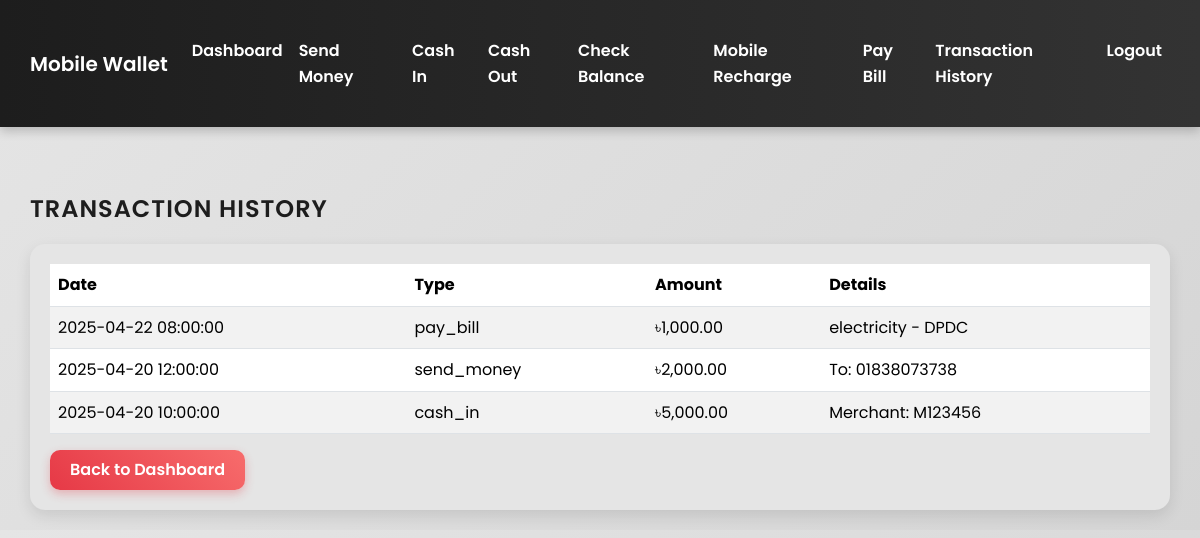
The app's page /transaction_history.php (signed in), older data.
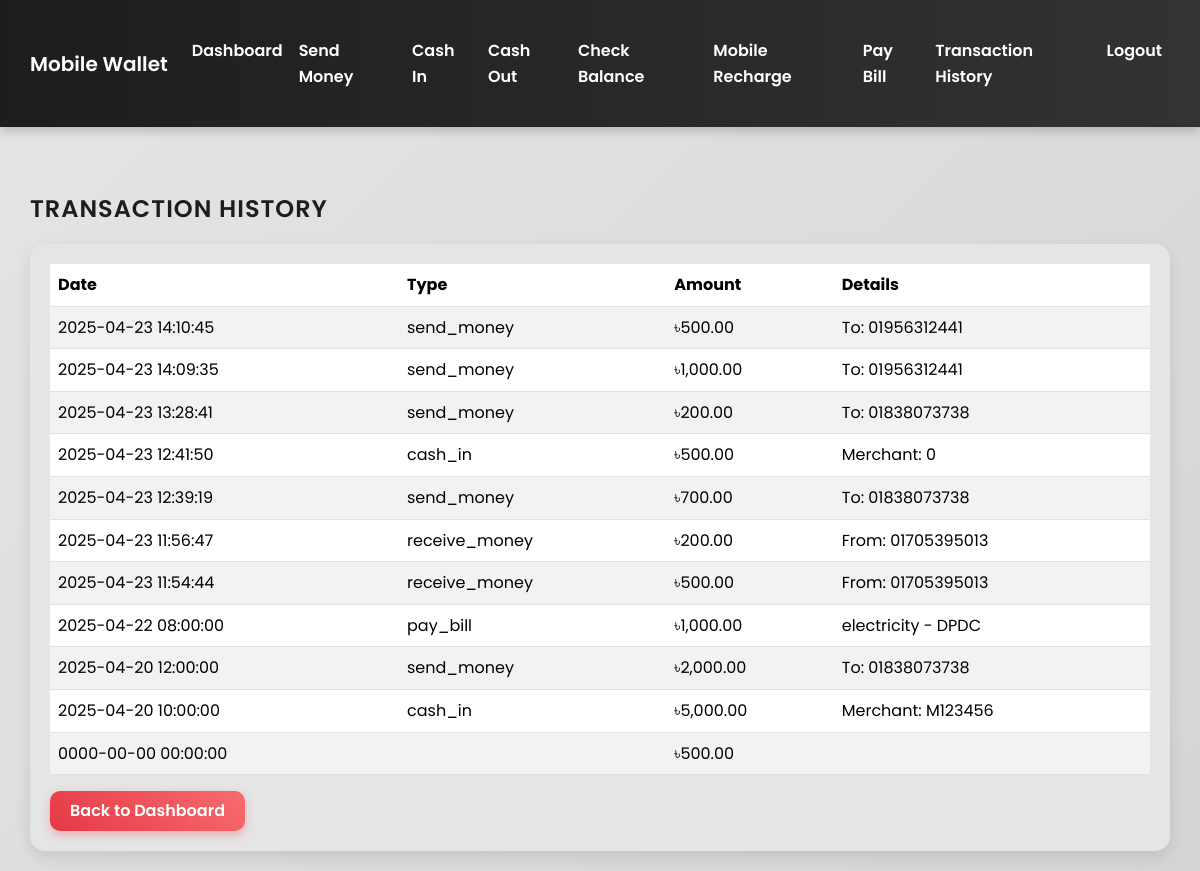
The same page, newer data.
### tables this page shows
CREATE TABLE `transactions` (
  `id` int(11) NOT NULL,
  `user_id` int(11) NOT NULL,
  `type` enum('send_money','receive_money','cash_in','cash_out','mobile_recharge','pay_bill') NOT NULL,
  `description` text DEFAULT NULL,
  `amount` decimal(10,2) NOT NULL,
  `recipient_phone` varchar(11) DEFAULT NULL,
  `merchant_number` varchar(50) DEFAULT NULL,
  `phone` varchar(11) DEFAULT NULL,
  `bill_type` varchar(50) DEFAULT NULL,
  `provider` varchar(100) DEFAULT NULL,
  `account_number` varchar(100) DEFAULT NULL,
  `sender_phone` varchar(11) DEFAULT NULL,
  `created_at` datetime NOT NULL
);

CREATE TABLE `users` (
  `id` int(11) NOT NULL,
  `username` varchar(50) NOT NULL,
  `password` varchar(255) NOT NULL,
  `phone` varchar(11) NOT NULL,
  `nid` varchar(12) NOT NULL,
  `email` varchar(100) NOT NULL,
  `balance` decimal(10,2) DEFAULT 0.00
);

### php/db_singleton.php (called while the page is built, shortened)
<?php
class Database {
    private static $instance = null;
    private $connection;
    private function __construct() {
        $this->connection = new mysqli(DB_HOST, DB_USER, DB_PASS, DB_NAME);
    }
    public static function getInstance() {
        if (self::$instance === null) {
            self::$instance = new Database();
        }
        return self::$instance;
    }
    public function getConnection() {
        return $this->connection;
    }
}
?>

### php/transactions.php (called while the page is built, shortened)
<?php
require_once 'db_singleton.php';
class TransactionManager {
    private $db;
    public function __construct() {
        $this->db = Database::getInstance()->getConnection();
    }
    public function getTransactionHistory(int $user_id): array {
        $stmt = $this->db->prepare("
            SELECT t.*, u.phone AS sender_phone
            FROM transactions t
            LEFT JOIN users u ON t.user_id = u.id
            WHERE t.user_id = ?
            ORDER BY t.created_at DESC
        ");
        $stmt->bind_param("i", $user_id);
        $stmt->execute();
        $result = $stmt->get_result();
        return $result->fetch_all(MYSQLI_ASSOC);
    }
}
?>

### transaction_history.php (the view, shortened to what this page needs)
<?php
require_once 'php/transactions.php';
$transactionManager = new TransactionManager();
$transactions = $transactionManager->getTransactionHistory($_SESSION['user_id']);
?>
<!DOCTYPE html>
<html lang="en">
<head>
    <link href="https://cdn.jsdelivr.net/npm/bootstrap@5.3.3/dist/css/bootstrap.min.css" rel="stylesheet">
    <link rel="stylesheet" href="css/styles.css">
</head>
<body>
    <nav class="navbar navbar-expand-lg">
        <div class="container">
            <a class="navbar-brand" href="#">Mobile Wallet</a>
            <div class="collapse navbar-collapse" id="navbarNav">
                <div class="navbar-nav ms-auto">
                    <a class="nav-link <?php echo basename($_SERVER['PHP_SELF']) == 'dashboard.php' ? 'active' : ''; ?>" href="dashboard.php">Dashboard</a>
                    <a class="nav-link <?php echo basename($_SERVER['PHP_SELF']) == 'send_money.php' ? 'active' : ''; ?>" href="send_money.php">Send Money</a>
                    <a class="nav-link <?php echo basename($_SERVER['PHP_SELF']) == 'cash_in.php' ? 'active' : ''; ?>" href="cash_in.php">Cash In</a>
                    <a class="nav-link <?php echo basename($_SERVER['PHP_SELF']) == 'cash_out.php' ? 'active' : ''; ?>" href="cash_out.php">Cash Out</a>
                    <a class="nav-link <?php echo basename($_SERVER['PHP_SELF']) == 'check_balance.php' ? 'active' : ''; ?>" href="check_balance.php">Check Balance</a>
                    <a class="nav-link <?php echo basename($_SERVER['PHP_SELF']) == 'mobile_recharge.php' ? 'active' : ''; ?>" href="mobile_recharge.php">Mobile Recharge</a>
                    <a class="nav-link <?php echo basename($_SERVER['PHP_SELF']) == 'pay_bill.php' ? 'active' : ''; ?>" href="pay_bill.php">Pay Bill</a>
                    <a class="nav-link <?php echo basename($_SERVER['PHP_SELF']) == 'transaction_history.php' ? 'active' : ''; ?>" href="transaction_history.php">Transaction History</a>
                    <a class="nav-link" href="php/auth.php?logout=1">Logout</a>
                </div>
            </div>
        </div>
    </nav>
    <div class="container mt-5">
        <h2>Transaction History</h2>
        <div class="card">
            <div class="card-body">
                <?php if (empty($transactions)): ?>
                    <p>No transactions found.</p>
                <?php else: ?>
                    <table class="table table-striped">
                        <thead>
                            <tr>
                                <th>Date</th>
                                <th>Type</th>
                                <th>Amount</th>
                                <th>Details</th>
                            </tr>
                        </thead>
                        <tbody>
                            <?php foreach ($transactions as $transaction): ?>
                                <tr>
                                    <td><?php echo htmlspecialchars($transaction['created_at']); ?></td>
                                    <td><?php echo htmlspecialchars($transaction['type']); ?></td>
                                    <td>৳<?php echo number_format($transaction['amount'], 2); ?></td>
                                    <td>
                                        <?php
                                        if ($transaction['type'] == 'send_money') {
                                            echo "To: " . htmlspecialchars($transaction['recipient_phone']);
                                        } elseif ($transaction['type'] == 'receive_money') {
                                            echo "From: " . htmlspecialchars($transaction['sender_phone'] ?? 'Unknown');
                                        } elseif ($transaction['type'] == 'cash_in' || $transaction['type'] == 'cash_out') {
                                            echo "Merchant: " . htmlspecialchars($transaction['merchant_number']);
                                        } elseif ($transaction['type'] == 'mobile_recharge') {
                                            echo "Phone: " . htmlspecialchars($transaction['phone']);
                                        } elseif ($transaction['type'] == 'pay_bill') {
                                            echo htmlspecialchars($transaction['bill_type']) . " - " . htmlspecialchars($transaction['provider']);
                                        }
                                        ?>
                                    </td>
                                </tr>
                            <?php endforeach; ?>
                        </tbody>
                    </table>
                <?php endif; ?>
                <a href="dashboard.php" class="btn btn-primary">Back to Dashboard</a>
            </div>
        </div>
    </div>
</body>
</html>

### css/styles.css (style rules this page uses)
body { background: linear-gradient(135deg, #E5E5E5 0%, #D5D5D5 100%); color: #1D1D1D; font-family: 'Poppins', sans-serif; font-size: 16px; line-height: 1.6; }
.navbar { background: linear-gradient(90deg, #1D1D1D 0%, #333333 100%) !important; box-shadow: 0 4px 10px rgba(0, 0, 0, 0.2); padding: 10px 0; }
.navbar-brand, .navbar-nav .nav-link { color: #FFFFFF !important; font-weight: 600; transition: color 0.3s ease, transform 0.3s ease; }
.container { padding: 20px 0; }
h2 { color: #1D1D1D !important; font-weight: 600; font-size: 1.5rem; margin-bottom: 20px; text-transform: uppercase; letter-spacing: 1px; }
.card { background-color: #E5E5E5; border: none !important; border-radius: 15px; box-shadow: 0 6px 15px rgba(0, 0, 0, 0.1); transition: transform 0.3s ease, box-shadow 0.3s ease; }
.card-body { padding: 20px !important; }
.btn-primary { background: linear-gradient(45deg, #E63946 0%, #F76C6C 100%) !important; border: none !important; border-radius: 10px; color: #FFFFFF !important; font-weight: 600; padding: 8px 20px; box-shadow: 0 4px 10px rgba(230, 57, 70, 0.3); transition: transform 0.3s ease, box-shadow 0.3s ease; }
* { transition: all 0.3s ease; }

Row changes from the older to the newer data that the page shows:
added transactions: created_at "2025-04-23 14:10:45", type "send_money", amount "500.00", recipient_phone "01956312441"
added transactions: created_at "2025-04-23 14:09:35", type "send_money", amount "1,000.00", recipient_phone "01956312441"
added transactions: created_at "2025-04-23 13:28:41", type "send_money", amount "200.00", recipient_phone "01838073738"
added transactions: created_at "2025-04-23 12:41:50", type "cash_in", amount "500.00", merchant_number "0"
added transactions: created_at "2025-04-23 12:39:19", type "send_money", amount "700.00", recipient_phone "01838073738"
added transactions: created_at "2025-04-23 11:56:47", type "receive_money", amount "200.00", user.phone "01705395013"
added transactions: created_at "2025-04-23 11:54:44", type "receive_money", amount "500.00", user.phone "01705395013"
added transactions: created_at "0000-00-00 00:00:00", amount "500.00"
